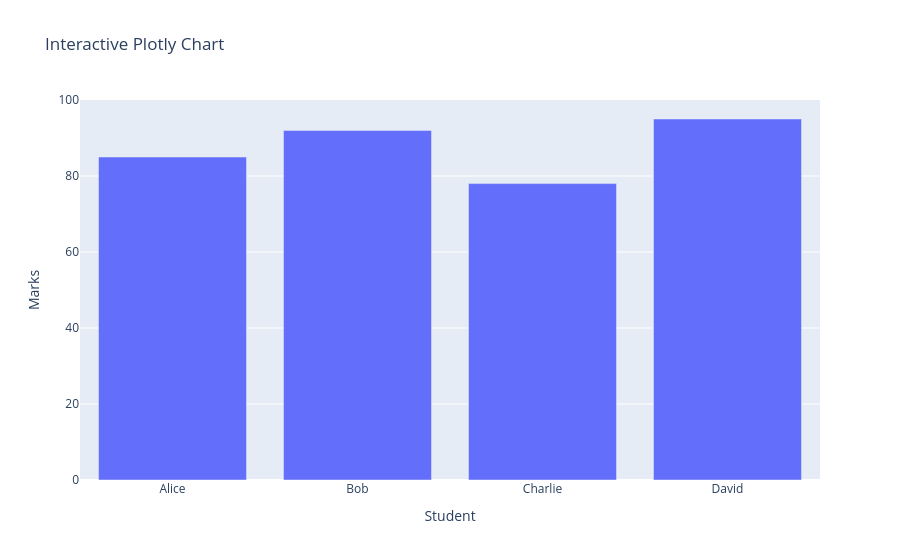

Write notebook code for a chart like this one.
### Markdown cell above
# 5. Plotly

Plotly creates interactive charts.

### Code cell
fig = px.bar(
    df,
    x="Student",
    y="Marks",
    title="Interactive Plotly Chart"
)

fig.show()

### Figure 1 — Plotly figure (JSON) as saved in the notebook; plotly's stock layout.template omitted (floating-point values rounded to 4 significant figures)
{"data": [{"hovertemplate": "Student=%{x}<br>Marks=%{y}<extra></extra>", "legendgroup": "", "marker": {"color": "#636efa", "pattern": {"shape": ""}}, "name": "", "orientation": "v", "showlegend": false, "textposition": "auto", "type": "bar", "x": ["Alice", "Bob", "Charlie", "David"], "xaxis": "x", "y": [85, 92, 78, 95], "yaxis": "y"}], "layout": {"barmode": "relative", "legend": {"tracegroupgap": 0}, "title": {"text": "Interactive Plotly Chart"}, "xaxis": {"anchor": "y", "domain": [0, 1], "title": {"text": "Student"}}, "yaxis": {"anchor": "x", "domain": [0, 1], "title": {"text": "Marks"}}}}
